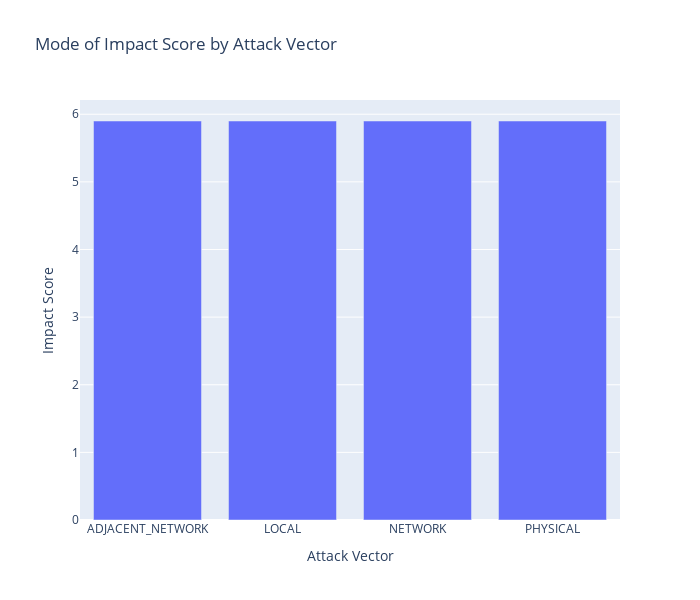

The code cell stored with this chart in its notebook:
### Code cell
dt_analyzer.find_mode_category(dataFrame, "attackVector", "impactScore", "Attack Vector", "Impact Score", 700, 600)

### Figure 1 — Plotly figure (JSON) as saved in the notebook; plotly's stock layout.template omitted (floating-point values rounded to 4 significant figures)
{"data": [{"alignmentgroup": "True", "hovertemplate": "Attack Vector=%{x}<br>Impact Score=%{y}<extra></extra>", "legendgroup": "", "marker": {"color": "#636efa", "pattern": {"shape": ""}}, "name": "", "offsetgroup": "", "orientation": "v", "showlegend": false, "textposition": "auto", "type": "bar", "x": ["ADJACENT_NETWORK", "LOCAL", "NETWORK", "PHYSICAL"], "xaxis": "x", "y": [5.9, 5.9, 5.9, 5.9], "yaxis": "y"}], "layout": {"barmode": "relative", "height": 600, "legend": {"tracegroupgap": 0}, "title": {"text": "Mode of Impact Score by Attack Vector"}, "width": 700, "xaxis": {"anchor": "y", "domain": [0, 1], "title": {"text": "Attack Vector"}}, "yaxis": {"anchor": "x", "domain": [0, 1], "title": {"text": "Impact Score"}}}}
